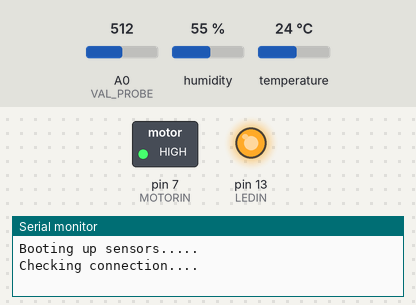
This sketch was run on a simulated Arduino Uno, built with avr-gcc and run on an emulated ATmega328P. Parts: switched loads named in the sketch (green lamp = pin HIGH), output pins drawn as LEDs (lit = HIGH), the last lines printed to the serial monitor. The test bench sets the inputs (shaded band); at power-on: A0 (VAL_PROBE) = 512, humidity 55 %, temperature 24 °C.

Above: at 0.6 s.
At 10.1 s:
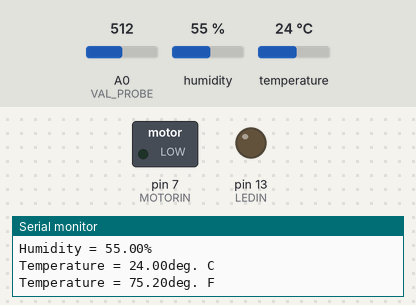
Timing chart, 0 to 11.6 s (numbered marks = the images above):
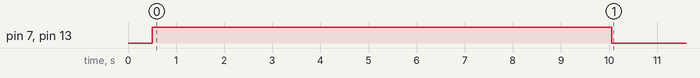

The sketch:

almost.ino
```cpp
#include<DHT.h>

#define DHTPIN 5
#define DHTTYPE DHT11
#define LEDIN 13
#define MOTORIN 7

const int VAL_PROBE = 0;
const int MOISTURE_LEVEL = 50;
const int TEMPERATURE_LEVEL = 30;
const int HUMIDITY_LEVEL = 50;

DHT dht(DHTPIN,DHTTYPE);

float hum,temp,ftemp;
int moisture = -99,moisturep;
long previousMillis = 0;
unsigned long currentMillis = 0;
long interval = 10000;

void setup()
{
  Serial.begin(9600);
  Serial.println("Booting up sensors.....");
  dht.begin();
  delay(500);
  moisture = analogRead(VAL_PROBE);
  Serial.println("Checking connection....\n");

  if(moisture == -99)
   {
    Serial.println("Error.....Check soil moisture sensor wiring!!!!");
    while(1);
   }

  pinMode(LEDIN, OUTPUT);
  pinMode(MOTORIN, OUTPUT);
}

void LedState(int state)
{
  digitalWrite(13,state);
}

void MotorState(int state)
{
  digitalWrite(7,state);
}

void display()
{
  Serial.print("Moisture = ");
  Serial.print(moisturep);
  Serial.println("%");

  Serial.print("Humidity = ");
  Serial.print(hum);
  Serial.println("%");

  Serial.print("Temperature = ");
  Serial.print(temp);
  Serial.println("deg. C");

  Serial.print("Temperature = ");
  Serial.print(ftemp);
  Serial.println("deg. F");

  Serial.println();
}

void loop()
{
  currentMillis = millis();
  if(currentMillis - previousMillis > interval)
  {
  previousMillis = currentMillis;
  moisture = analogRead(VAL_PROBE);
  moisturep = map(moisture,1023,200,0,100);
  hum = dht.readHumidity();
  temp = dht.readTemperature();
  ftemp = temp*9.0/5.0+32;
  display();
  }

  if(moisturep < MOISTURE_LEVEL && temp > TEMPERATURE_LEVEL && hum < HUMIDITY_LEVEL)
  {
    LedState(HIGH);
    MotorState(HIGH);
  }
  else if (moisturep < MOISTURE_LEVEL && hum < HUMIDITY_LEVEL)
  {
    LedState(HIGH);
    MotorState(HIGH);
  }
  else if(moisturep < MOISTURE_LEVEL && temp > TEMPERATURE_LEVEL)
  {
    LedState(HIGH);
    MotorState(HIGH);
  }
  else if(temp > TEMPERATURE_LEVEL && hum < HUMIDITY_LEVEL)
  {
    LedState(HIGH);
    MotorState(HIGH);
  }
  else
  {
    LedState(LOW);
    MotorState(LOW);
  }
}
```

Measured:
- by itself, pin 7 (MOTORIN), pin 13 (LEDIN): LOW → HIGH at 0.50 s, → LOW 9.6 s later
